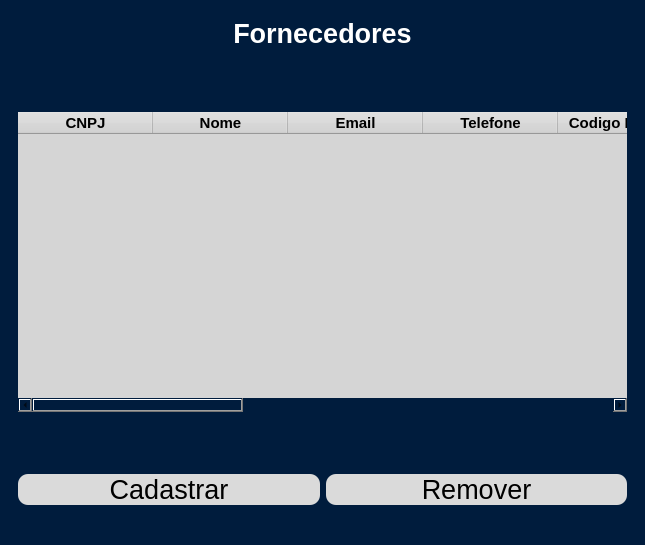
<?xml version="1.0" encoding="UTF-8"?>
<ui version="4.0">
 <class>MainWindow</class>
 <widget class="QMainWindow" name="MainWindow">
  <property name="geometry">
   <rect>
    <x>0</x>
    <y>0</y>
    <width>645</width>
    <height>545</height>
   </rect>
  </property>
  <property name="minimumSize">
   <size>
    <width>645</width>
    <height>545</height>
   </size>
  </property>
  <property name="maximumSize">
   <size>
    <width>16777215</width>
    <height>16777215</height>
   </size>
  </property>
  <property name="font">
   <font>
    <pointsize>13</pointsize>
   </font>
  </property>
  <property name="windowTitle">
   <string>Tela Fornecedores</string>
  </property>
  <property name="styleSheet">
   <string notr="true">background-color: rgb(0, 28, 61);</string>
  </property>
  <widget class="QWidget" name="centralwidget">
   <layout class="QGridLayout" name="gridLayout_2">
    <item row="0" column="0">
     <layout class="QGridLayout" name="gridLayout">
      <property name="leftMargin">
       <number>9</number>
      </property>
      <property name="topMargin">
       <number>9</number>
      </property>
      <property name="rightMargin">
       <number>9</number>
      </property>
      <property name="bottomMargin">
       <number>9</number>
      </property>
      <item row="0" column="0" colspan="2">
       <widget class="QLabel" name="label">
        <property name="font">
         <font>
          <pointsize>20</pointsize>
          <weight>75</weight>
          <bold>true</bold>
         </font>
        </property>
        <property name="styleSheet">
         <string notr="true">color: rgb(255, 255, 255);</string>
        </property>
        <property name="text">
         <string>Fornecedores</string>
        </property>
        <property name="alignment">
         <set>Qt::AlignCenter</set>
        </property>
       </widget>
      </item>
      <item row="4" column="0">
       <widget class="QPushButton" name="Cadastrar">
        <property name="font">
         <font>
          <pointsize>20</pointsize>
         </font>
        </property>
        <property name="autoFillBackground">
         <bool>false</bool>
        </property>
        <property name="styleSheet">
         <string notr="true">background-color: rgb(218, 218, 218);
border-radius:10px;
</string>
        </property>
        <property name="text">
         <string>Cadastrar</string>
        </property>
       </widget>
      </item>
      <item row="3" column="0">
       <spacer name="verticalSpacer_2">
        <property name="orientation">
         <enum>Qt::Vertical</enum>
        </property>
        <property name="sizeHint" stdset="0">
         <size>
          <width>20</width>
          <height>40</height>
         </size>
        </property>
       </spacer>
      </item>
      <item row="1" column="0">
       <spacer name="verticalSpacer">
        <property name="orientation">
         <enum>Qt::Vertical</enum>
        </property>
        <property name="sizeHint" stdset="0">
         <size>
          <width>20</width>
          <height>40</height>
         </size>
        </property>
       </spacer>
      </item>
      <item row="2" column="0" colspan="2">
       <widget class="QTableWidget" name="tabela">
        <property name="enabled">
         <bool>true</bool>
        </property>
        <property name="sizePolicy">
         <sizepolicy hsizetype="Preferred" vsizetype="Preferred">
          <horstretch>0</horstretch>
          <verstretch>0</verstretch>
         </sizepolicy>
        </property>
        <property name="minimumSize">
         <size>
          <width>0</width>
          <height>300</height>
         </size>
        </property>
        <property name="maximumSize">
         <size>
          <width>16777215</width>
          <height>16777215</height>
         </size>
        </property>
        <property name="baseSize">
         <size>
          <width>700</width>
          <height>700</height>
         </size>
        </property>
        <property name="font">
         <font>
          <pointsize>13</pointsize>
         </font>
        </property>
        <property name="layoutDirection">
         <enum>Qt::LeftToRight</enum>
        </property>
        <property name="autoFillBackground">
         <bool>true</bool>
        </property>
        <property name="styleSheet">
         <string notr="true">
background-color: rgb(213, 213, 213);</string>
        </property>
        <property name="frameShape">
         <enum>QFrame::NoFrame</enum>
        </property>
        <property name="frameShadow">
         <enum>QFrame::Sunken</enum>
        </property>
        <property name="sizeAdjustPolicy">
         <enum>QAbstractScrollArea::AdjustToContents</enum>
        </property>
        <property name="editTriggers">
         <set>QAbstractItemView::NoEditTriggers</set>
        </property>
        <property name="alternatingRowColors">
         <bool>true</bool>
        </property>
        <property name="textElideMode">
         <enum>Qt::ElideMiddle</enum>
        </property>
        <property name="gridStyle">
         <enum>Qt::SolidLine</enum>
        </property>
        <property name="wordWrap">
         <bool>true</bool>
        </property>
        <property name="cornerButtonEnabled">
         <bool>false</bool>
        </property>
        <property name="rowCount">
         <number>0</number>
        </property>
        <property name="columnCount">
         <number>11</number>
        </property>
        <attribute name="horizontalHeaderVisible">
         <bool>true</bool>
        </attribute>
        <attribute name="horizontalHeaderCascadingSectionResizes">
         <bool>true</bool>
        </attribute>
        <attribute name="horizontalHeaderMinimumSectionSize">
         <number>100</number>
        </attribute>
        <attribute name="horizontalHeaderDefaultSectionSize">
         <number>135</number>
        </attribute>
        <attribute name="horizontalHeaderHighlightSections">
         <bool>true</bool>
        </attribute>
        <attribute name="verticalHeaderDefaultSectionSize">
         <number>30</number>
        </attribute>
        <column>
         <property name="text">
          <string>CNPJ</string>
         </property>
         <property name="font">
          <font>
           <pointsize>11</pointsize>
           <weight>75</weight>
           <bold>true</bold>
          </font>
         </property>
         <property name="textAlignment">
          <set>AlignCenter</set>
         </property>
        </column>
        <column>
         <property name="text">
          <string>Nome</string>
         </property>
         <property name="font">
          <font>
           <pointsize>11</pointsize>
           <weight>75</weight>
           <bold>true</bold>
          </font>
         </property>
         <property name="textAlignment">
          <set>AlignCenter</set>
         </property>
        </column>
        <column>
         <property name="text">
          <string>Email</string>
         </property>
         <property name="font">
          <font>
           <pointsize>11</pointsize>
           <weight>75</weight>
           <bold>true</bold>
          </font>
         </property>
         <property name="textAlignment">
          <set>AlignCenter</set>
         </property>
        </column>
        <column>
         <property name="text">
          <string>Telefone</string>
         </property>
         <property name="font">
          <font>
           <pointsize>11</pointsize>
           <weight>75</weight>
           <bold>true</bold>
          </font>
         </property>
         <property name="textAlignment">
          <set>AlignCenter</set>
         </property>
        </column>
        <column>
         <property name="text">
          <string>Codigo Produto</string>
         </property>
         <property name="font">
          <font>
           <pointsize>11</pointsize>
           <weight>75</weight>
           <bold>true</bold>
          </font>
         </property>
         <property name="textAlignment">
          <set>AlignCenter</set>
         </property>
        </column>
        <column>
         <property name="text">
          <string>Rua</string>
         </property>
         <property name="font">
          <font>
           <pointsize>11</pointsize>
           <weight>75</weight>
           <bold>true</bold>
          </font>
         </property>
         <property name="textAlignment">
          <set>AlignCenter</set>
         </property>
        </column>
        <column>
         <property name="text">
          <string>Número</string>
         </property>
         <property name="font">
          <font>
           <pointsize>11</pointsize>
           <weight>75</weight>
           <bold>true</bold>
          </font>
         </property>
         <property name="textAlignment">
          <set>AlignCenter</set>
         </property>
        </column>
        <column>
         <property name="text">
          <string>Bairro</string>
         </property>
         <property name="font">
          <font>
           <pointsize>11</pointsize>
           <weight>75</weight>
           <bold>true</bold>
          </font>
         </property>
         <property name="textAlignment">
          <set>AlignCenter</set>
         </property>
        </column>
        <column>
         <property name="text">
          <string>Cidade</string>
         </property>
         <property name="font">
          <font>
           <pointsize>11</pointsize>
           <weight>75</weight>
           <bold>true</bold>
          </font>
         </property>
         <property name="textAlignment">
          <set>AlignCenter</set>
         </property>
        </column>
        <column>
         <property name="text">
          <string>Estado</string>
         </property>
         <property name="font">
          <font>
           <pointsize>11</pointsize>
           <weight>75</weight>
           <bold>true</bold>
          </font>
         </property>
         <property name="textAlignment">
          <set>AlignCenter</set>
         </property>
        </column>
        <column>
         <property name="text">
          <string>CEP</string>
         </property>
         <property name="font">
          <font>
           <pointsize>11</pointsize>
           <weight>75</weight>
           <bold>true</bold>
          </font>
         </property>
         <property name="textAlignment">
          <set>AlignCenter</set>
         </property>
        </column>
       </widget>
      </item>
      <item row="4" column="1">
       <widget class="QPushButton" name="remover">
        <property name="font">
         <font>
          <pointsize>20</pointsize>
         </font>
        </property>
        <property name="styleSheet">
         <string notr="true">background-color: rgb(218, 218, 218);
border-radius:10px;</string>
        </property>
        <property name="text">
         <string>Remover</string>
        </property>
       </widget>
      </item>
     </layout>
    </item>
   </layout>
  </widget>
  <widget class="QStatusBar" name="statusbar"/>
  <action name="actionCadastrar">
   <property name="text">
    <string>Cadastrar</string>
   </property>
  </action>
 </widget>
 <resources/>
 <connections/>
</ui>
